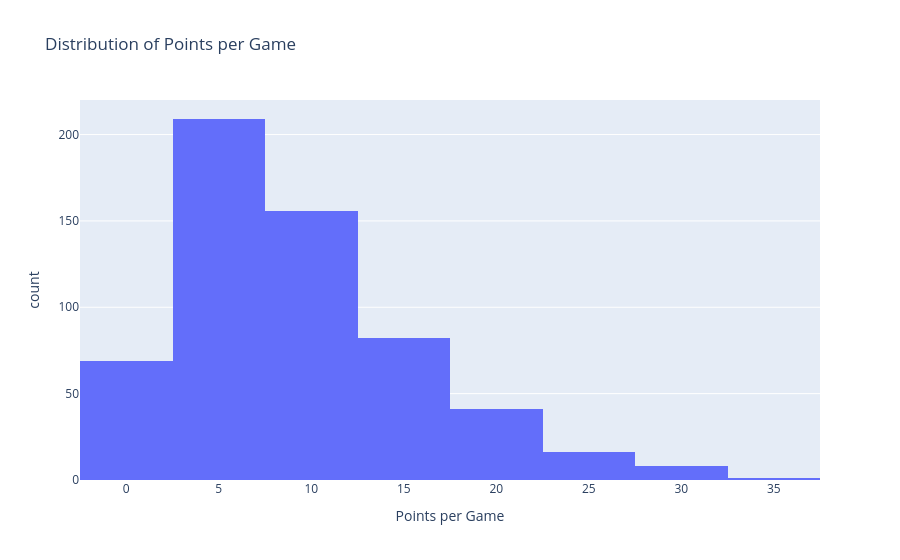

The notebook cell this image was saved under:
### Code cell
px.histogram(df, x='PTS', nbins=10, title='Distribution of Points per Game', labels={'PTS': 'Points per Game'})

### Figure 1 — Plotly figure (JSON) as saved in the notebook; plotly's stock layout.template omitted (floating-point values rounded to 4 significant figures; data arrays with more than 128 entries replaced by an {"elided": "..."} marker saying what was removed)
{"data": [{"bingroup": "x", "hovertemplate": "Points per Game=%{x}<br>count=%{y}<extra></extra>", "legendgroup": "", "marker": {"color": "#636efa", "pattern": {"shape": ""}}, "name": "", "nbinsx": 10, "orientation": "v", "showlegend": false, "type": "histogram", "x": {"elided": "582 float values"}, "xaxis": "x", "yaxis": "y"}], "layout": {"barmode": "relative", "legend": {"tracegroupgap": 0}, "title": {"text": "Distribution of Points per Game"}, "xaxis": {"anchor": "y", "domain": [0, 1], "title": {"text": "Points per Game"}}, "yaxis": {"anchor": "x", "domain": [0, 1], "title": {"text": "count"}}}}
